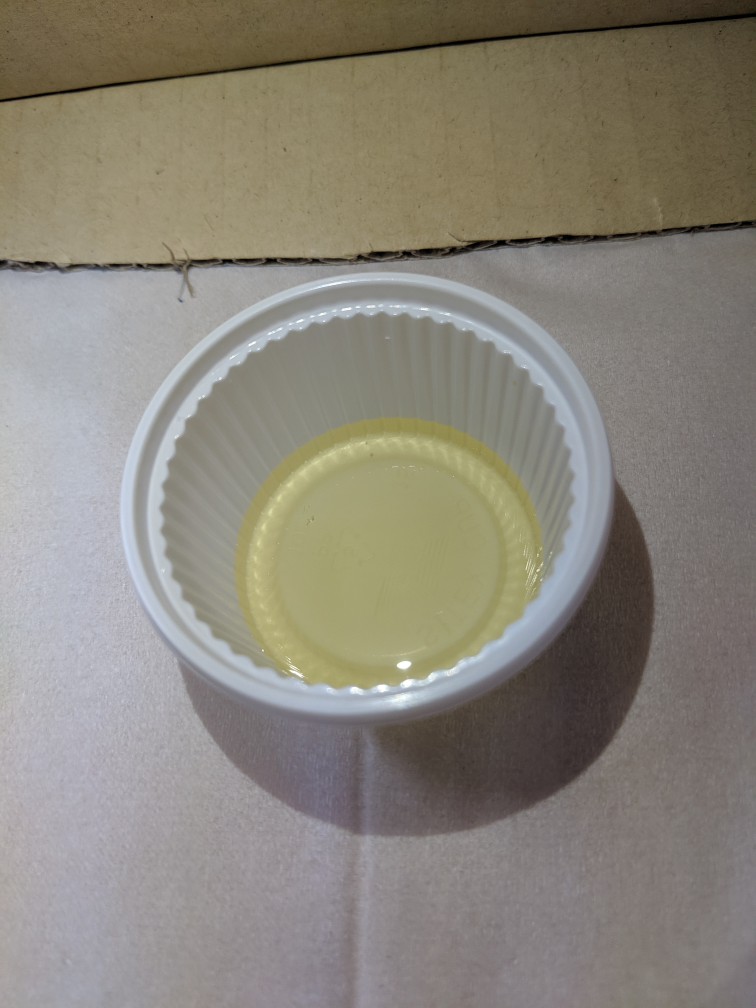
#> input picture data/IMG_20190802_143651.jpg, 3024 x 4032 px, given in place of the camera (shown at 1/4 size)
$ jupyter execute 'Urine Tracking.ipynb'
#> lines starting #> are read from the running program, lines starting #| are printed output that depends on the picture; after the words box and inside, x2 and y2 are one past the last pixel; in counts of white or black regions, pixels touching at a corner belong together
[cell 1]
from collections import deque
from imutils.video import VideoStream
import numpy as np
import cv2
import imutils
import time

[cell 2]
buffer = 64
video = False

#Define the upper and lower boundaries of urine color(yellow)
urineColorThresh = [((0,0,100),(105,40,231),"Light Yellow"),((19,0,134),(65,280,255),"Yellow"),((0,114,0),(80,255,255), "Orange"),
                   ((0,128,0),(35,255,255),"Red"), ((28,40,213),(255,79,255),"Transparent")]

print(urineColorThresh[3][2])


pts = deque(maxlen=buffer)

cap = cv2.VideoCapture(0)
time.sleep(2.0)

[cell 3]
def create_mask(hsvImg,urineColorThresh):
    mask = cv2.inRange(hsvImg,urineColorThresh[0],urineColorThresh[1])
    mask = cv2.erode(mask,None,iterations=2)
    mask = cv2.dilate(mask,None,iterations=2)
    #print(urineColorThresh[0])
    return mask

[cell 4]
while True:
    ret,frame = cap.read()
#> frame is the input picture: shape (4032, 3024, 3); mean B, G, R 122.1, 132.8, 137.9

    #Handle frame from video stream or capture
    #frame = frame[1] if video == False else frame
    if frame is None:
        break

    #resize the frame, blur it, and convert to HSV color space
    frame = imutils.resize(frame,width=600)
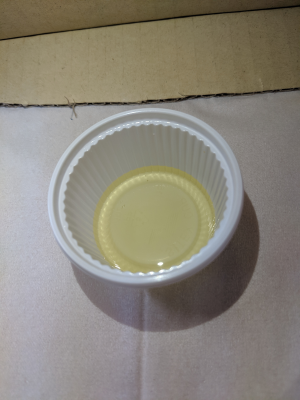
#> frame: shape (800, 600, 3) (shown at 1/2 size); mean B, G, R 122.1, 132.8, 137.9
    blurred = cv2.GaussianBlur(frame,(11,11),0)
    hsv = cv2.cvtColor(frame,cv2.COLOR_BGR2HSV)
#> hsv: shape (800, 600, 3); mean H, S, V 55.6, 40.2, 139.8

    lightYellow_mask = create_mask(hsv,urineColorThresh[0])
#> in create_mask, `mask = cv2.inRange(hsvImg,urineColorThresh[0],urineColorThresh[1])`:
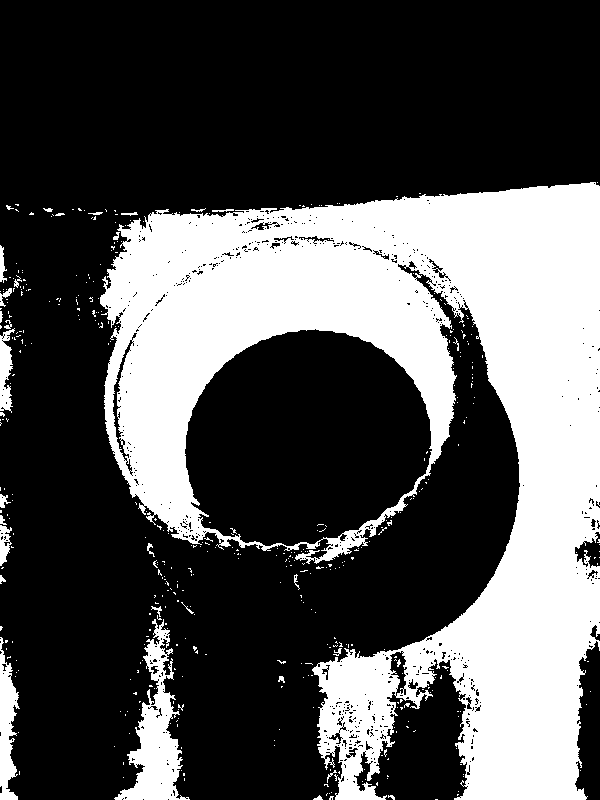
#> mask: shape (800, 600); 32.3% white; 430 white regions (400 under 20 px), largest, box (x1, y1, x2, y2) and area: (100, 182, 600, 800) 144861, (114, 619, 190, 800) 4998, (0, 637, 20, 800) 1865
    yellow_mask = create_mask(hsv,urineColorThresh[1])
#> call 2 of create_mask, with urineColorThresh = ((19, 0, 134), (65, 280, 255), 'Yellow')
#> in create_mask (call 2), `mask = cv2.dilate(mask,None,iterations=2)`:
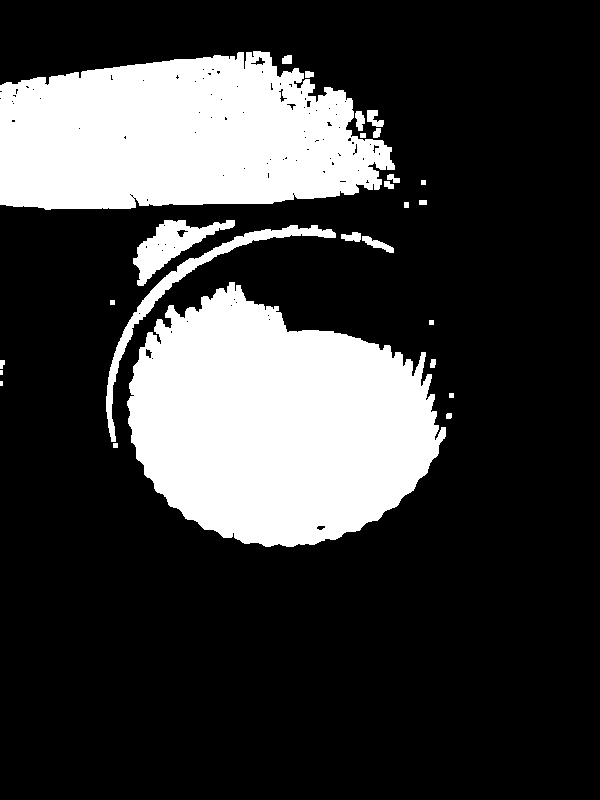
#> mask: shape (800, 600); 23.8% white; 26 white regions (2 under 20 px), largest, box (x1, y1, x2, y2) and area: (127, 282, 446, 547) 58681, (0, 51, 395, 210) 48720, (106, 225, 336, 442) 3154
    orange_mask = create_mask(hsv,urineColorThresh[2])
#> call 3 of create_mask, with urineColorThresh = ((0, 114, 0), (80, 255, 255), 'Orange')
#> in create_mask (call 3), `mask = cv2.dilate(mask,None,iterations=2)`:
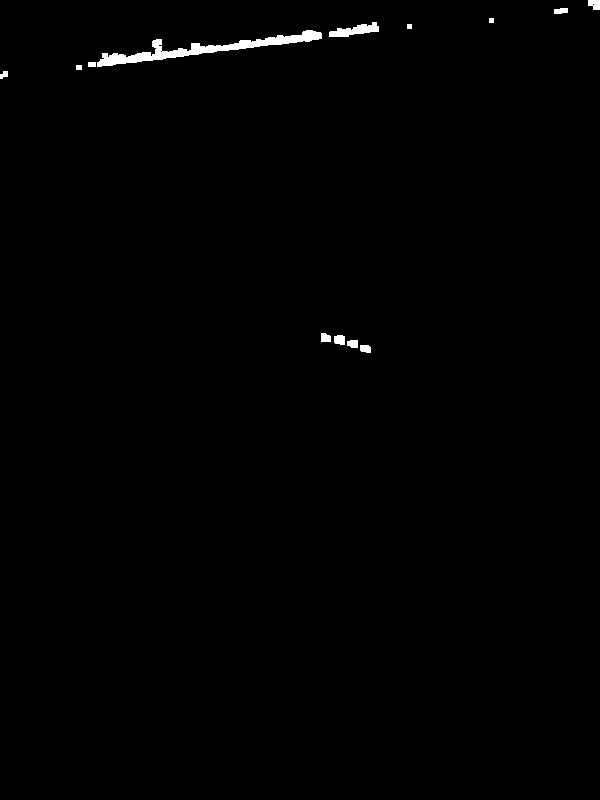
#> mask: shape (800, 600); 0.63% white; 13 white regions, largest, box (x1, y1, x2, y2) and area: (97, 30, 322, 67) 1958, (329, 22, 379, 37) 397, (588, 0, 600, 10) 99
    red_mask = create_mask(hsv,urineColorThresh[3])
#> call 4 of create_mask, with urineColorThresh = ((0, 128, 0), (35, 255, 255), 'Red')
#> in create_mask (call 4), `mask = cv2.inRange(hsvImg,urineColorThresh[0],urineColorThresh[1])`:
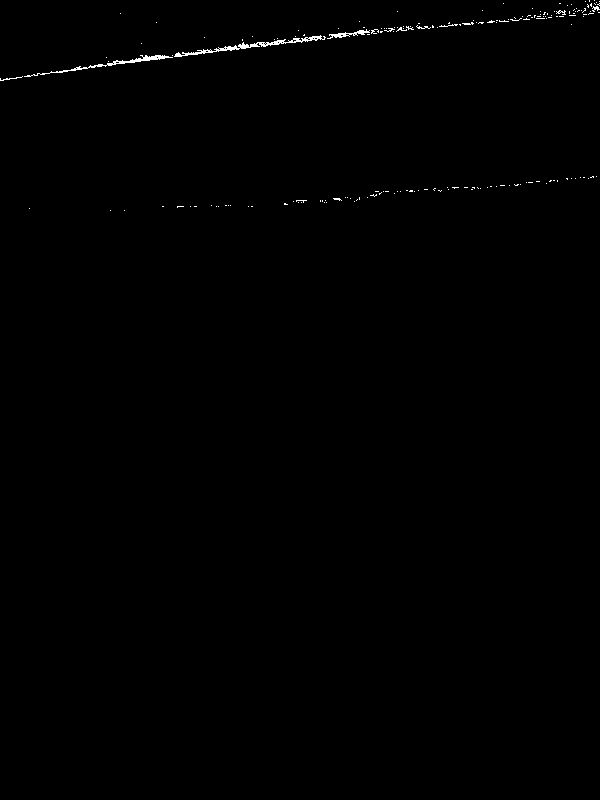
#> mask: shape (800, 600); 0.34% white in thin lines or dots, all inside (x1, y1, x2, y2) = (0, 0, 600, 211)
    transparent_mask = create_mask(hsv,urineColorThresh[4])
#> in create_mask (call 5), `mask = cv2.inRange(hsvImg,urineColorThresh[0],urineColorThresh[1])`:
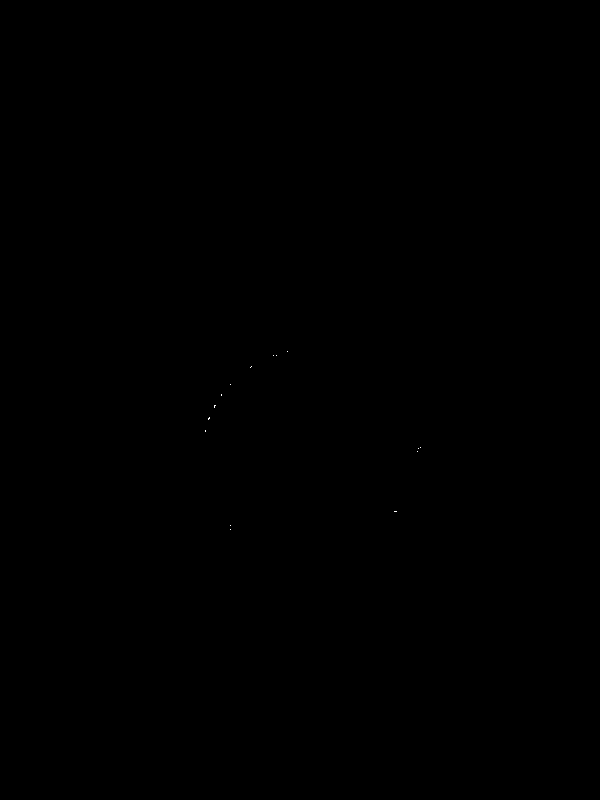
#> mask: shape (800, 600); 0.01% white in thin lines or dots, all inside (x1, y1, x2, y2) = (205, 351, 421, 530)

    mask = lightYellow_mask + yellow_mask + orange_mask + red_mask + transparent_mask
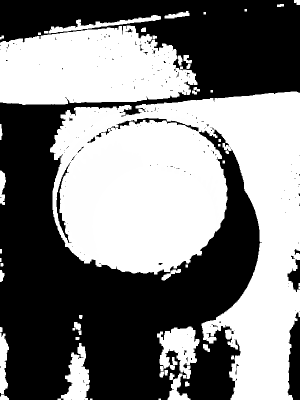
#> mask: shape (800, 600) (shown at 1/2 size); min 0, max 255, mean 126.6
    res = cv2.bitwise_and(frame,frame, mask=mask)
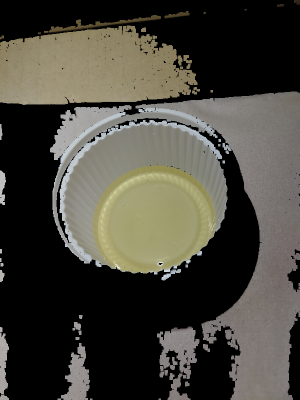
#> res: shape (800, 600, 3) (shown at 1/2 size); mean B, G, R 59.8, 68.4, 70.7

    #find contours in the mask and initialize the current
    #(x,y) center of the balls
    cnts = cv2.findContours(mask.copy(),cv2.RETR_EXTERNAL,cv2.CHAIN_APPROX_SIMPLE)
#> cnts = 54 contours, 10 with area under 20; largest, box (x1, y1, x2, y2) and area: (100, 183, 600, 800) 172954, (0, 51, 395, 210) 48402, (314, 653, 399, 758) 4802, (115, 686, 180, 800) 3454, (97, 30, 322, 67) 1696
    cnts = imutils.grab_contours(cnts)
    center = None

    #only proceed if atleast one contour was found
    if len(cnts) > 0:
        #find the largest contour in the mask, then use it
        #to compute the minimum enclosing circle and centroid
        c = max(cnts,key = cv2.contourArea)
#> c = contour of 1395 points, box (x1, y1, x2, y2) (100, 183, 600, 800), area 172954
        ((x,y),radius) = cv2.minEnclosingCircle(c)
#> x = 385.4; y = 487.6; radius = 369.9
        M = cv2.moments(c)
#> M = moments, m00 172953.5, centre m10/m00, m01/m00 = (382.2, 415)
        center = (int(M["m10"]/M["m00"]),int(M["m01"]/M["m00"]))
#> center = (382, 414)

        #Only proceed if the radius meets a minimum size
        if radius > 10:
            #draw the circle and centroid to the frame
            #then update the list of tracked points
            cv2.circle(frame,(int(x),int(y)), int(radius),
                      (0,255,255),2)
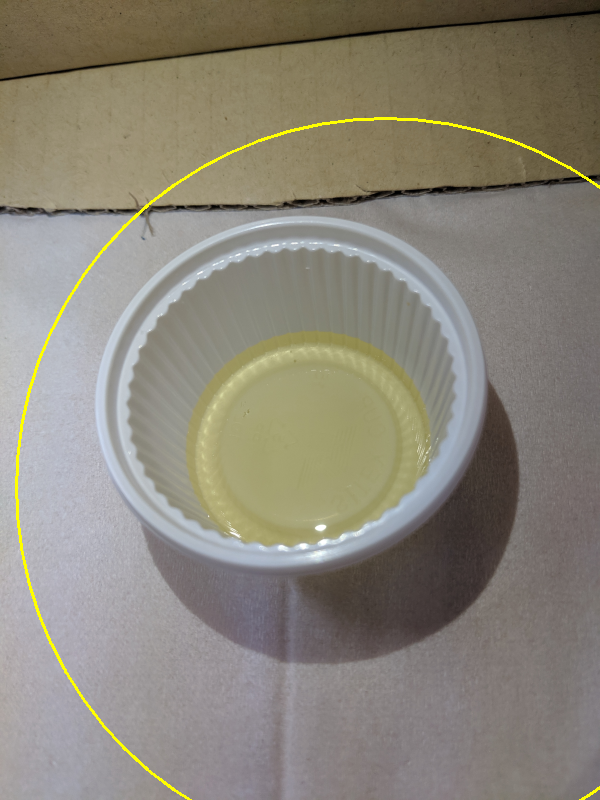
#> frame: shape (800, 600, 3); 0.74% of pixels changed, all inside (x1, y1, x2, y2) = (15, 117, 600, 800)
            cv2.circle(frame,center,5,(0,0,255),-1)
#> frame: shape (800, 600, 3); 0.02% of pixels changed, all inside (x1, y1, x2, y2) = (377, 409, 388, 420)
        pts.appendleft(center)
    # loop over the set of tracked points
    for i in range(1, len(pts)):
        # if either of the tracked points are None, ignore
        # them
        if pts[i - 1] is None or pts[i] is None:
            continue


        # otherwise, compute the thickness of the line and
        # draw the connecting lines
        thickness = int(np.sqrt(buffer / float(i + 1)) * 2.5)
        cv2.line(frame, pts[i - 1], pts[i], (0, 0, 255), thickness)

    # show the frame to our screen
    cv2.imshow("Frame", frame)
    cv2.imshow("Threshold",mask)
    cv2.imshow("Result",res)
    key = cv2.waitKey(1) & 0xFF
#> (key q is pressed here)

    # if the 'q' key is pressed, stop the loop
    if key == ord("q"):
        break

cap.release()
cv2.destroyAllWindows()

$ run again, on data/Piss.jpg
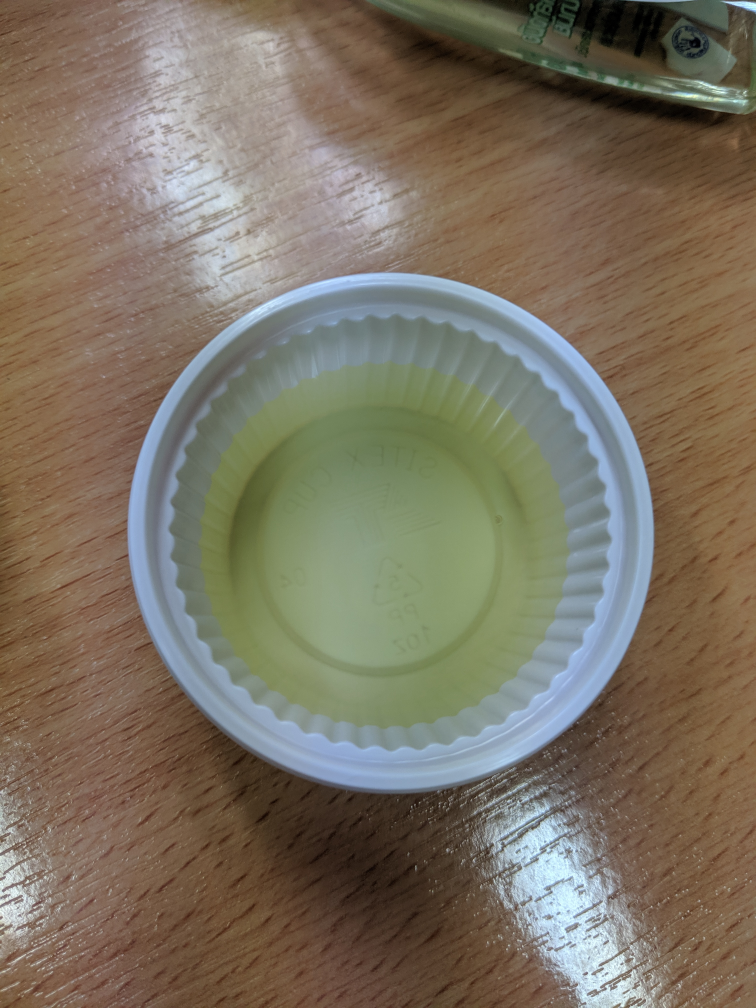
#> input picture data/Piss.jpg, 3024 x 4032 px, given in place of the camera (shown at 1/4 size)
#> frame is the input picture: shape (4032, 3024, 3); mean B, G, R 97.6, 114, 123.7
#> hsv: shape (800, 600, 3); mean H, S, V 35.3, 80.8, 131.1
#> in create_mask, `mask = cv2.inRange(hsvImg,urineColorThresh[0],urineColorThresh[1])`:
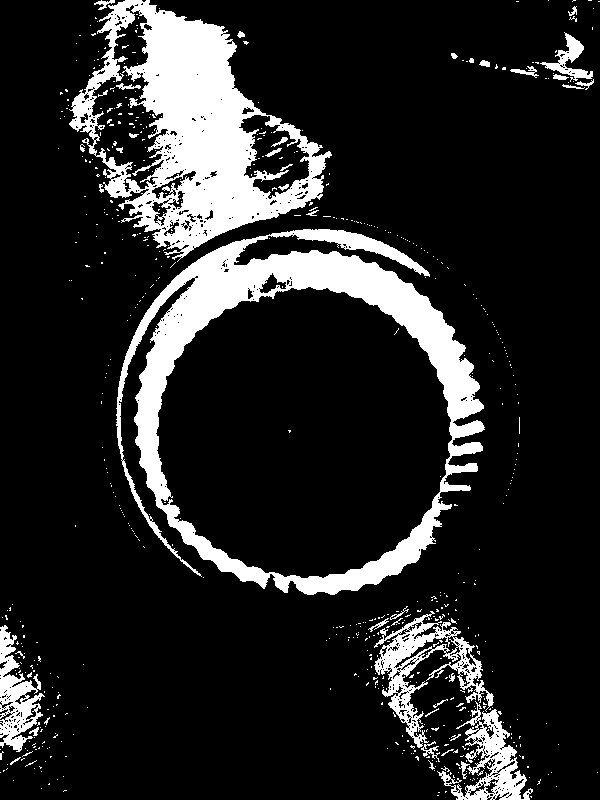
#> mask: shape (800, 600); 14.7% white; 614 white regions (573 under 20 px), largest, box (x1, y1, x2, y2) and area: (116, 229, 485, 595) 29772, (69, 0, 332, 262) 27039, (374, 611, 494, 748) 4291
#> cnts = 142 contours, 29 with area under 20; largest, box (x1, y1, x2, y2) and area: (119, 239, 484, 595) 92674, (120, 561, 402, 800) 30680, (131, 2, 323, 258) 19306, (284, 8, 600, 189) 17442, (510, 331, 600, 647) 16676
#> c = contour of 802 points, box (x1, y1, x2, y2) (119, 239, 484, 595), area 92674
#> x = 300.9; y = 414.5; radius = 186.5
#> M = moments, m00 92674, centre m10/m00, m01/m00 = (301.6, 416.8)
#> center = (301, 416)
#> `cv2.circle(frame,(int(x),int(y)), int(radius), (0,255,255),2)`:
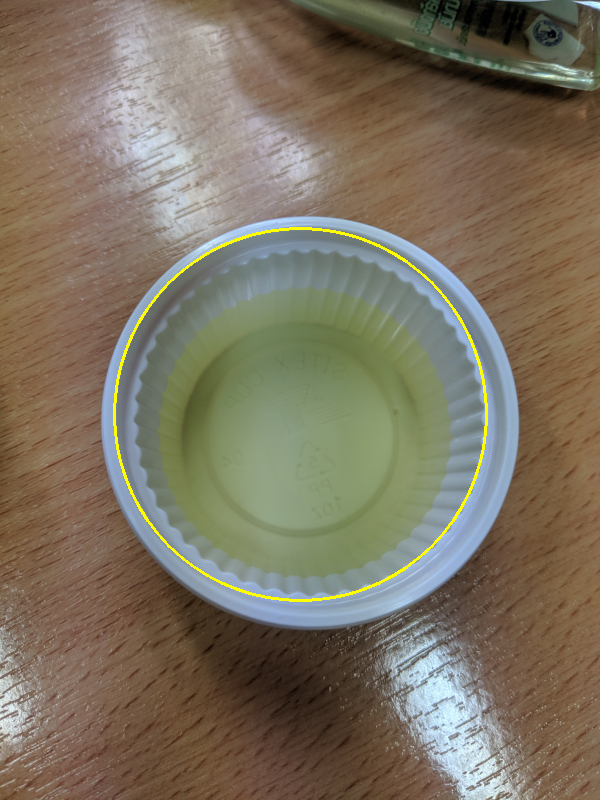
#> frame: shape (800, 600, 3); mean B, G, R 96.4, 114.7, 124.6

$ run again, on data/Piss2.jpg
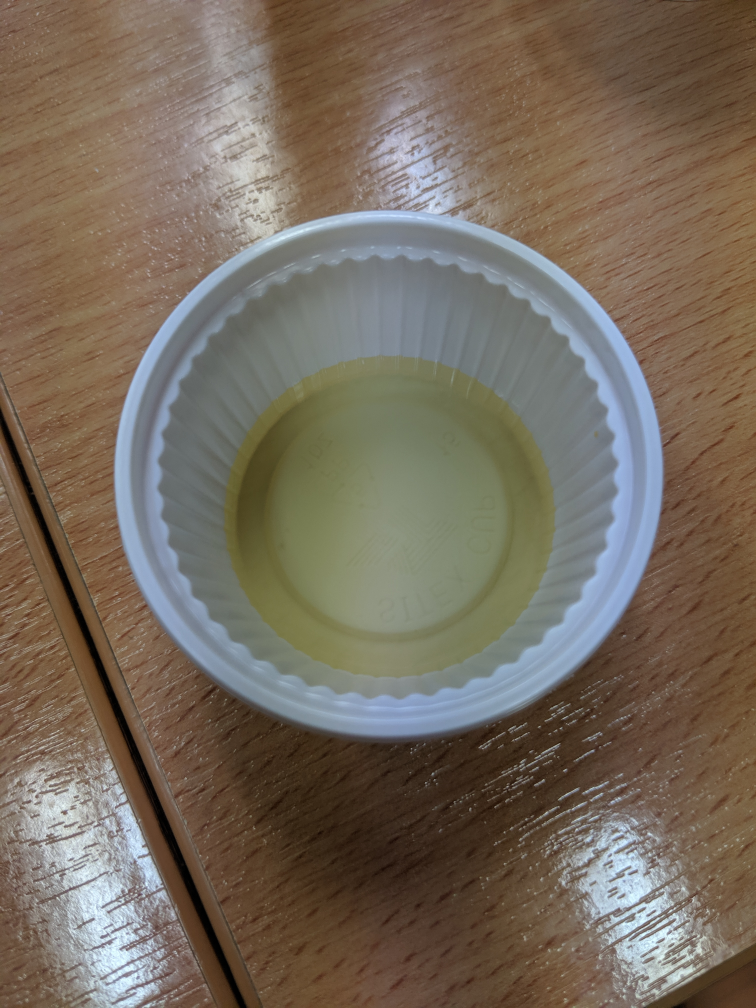
#> input picture data/Piss2.jpg, 3024 x 4032 px, given in place of the camera (shown at 1/4 size)
#> frame is the input picture: shape (4032, 3024, 3); mean B, G, R 92.9, 107, 119
#> hsv: shape (800, 600, 3); mean H, S, V 35.4, 81.2, 124.3
#> in create_mask, `mask = cv2.inRange(hsvImg,urineColorThresh[0],urineColorThresh[1])`:
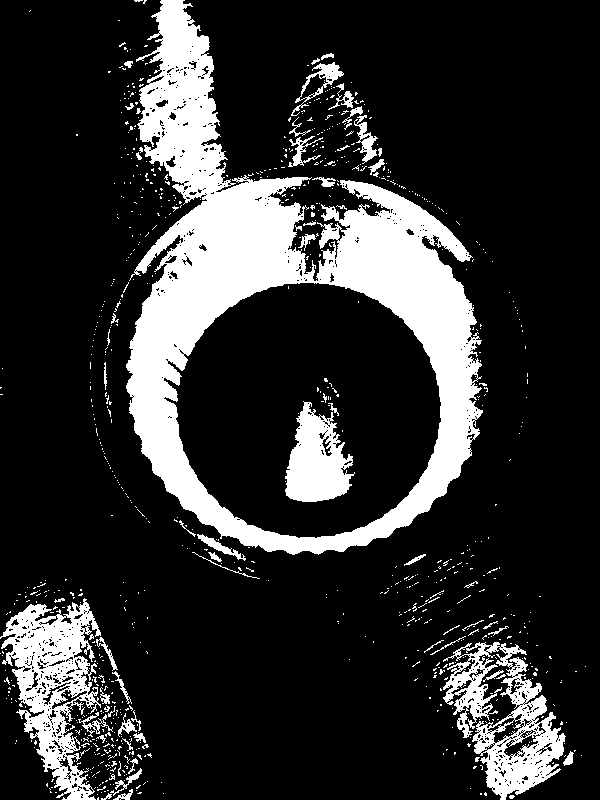
#> mask: shape (800, 600); 18.7% white; 861 white regions (799 under 20 px), largest, box (x1, y1, x2, y2) and area: (126, 0, 483, 555) 60687, (0, 598, 101, 800) 9205, (443, 642, 566, 800) 7819
#> cnts = 168 contours, 30 with area under 20; largest, box (x1, y1, x2, y2) and area: (0, 334, 486, 800) 59018, (127, 0, 479, 554) 57150, (251, 370, 385, 503) 12006, (545, 343, 600, 613) 9372, (211, 0, 285, 133) 5770
#> c = contour of 1895 points, box (x1, y1, x2, y2) (0, 334, 486, 800), area 59018
#> x = 226; y = 566.5; radius = 324.2
#> M = moments, m00 59018, centre m10/m00, m01/m00 = (265.3, 653.4)
#> center = (265, 653)
#> `cv2.circle(frame,(int(x),int(y)), int(radius), (0,255,255),2)`:
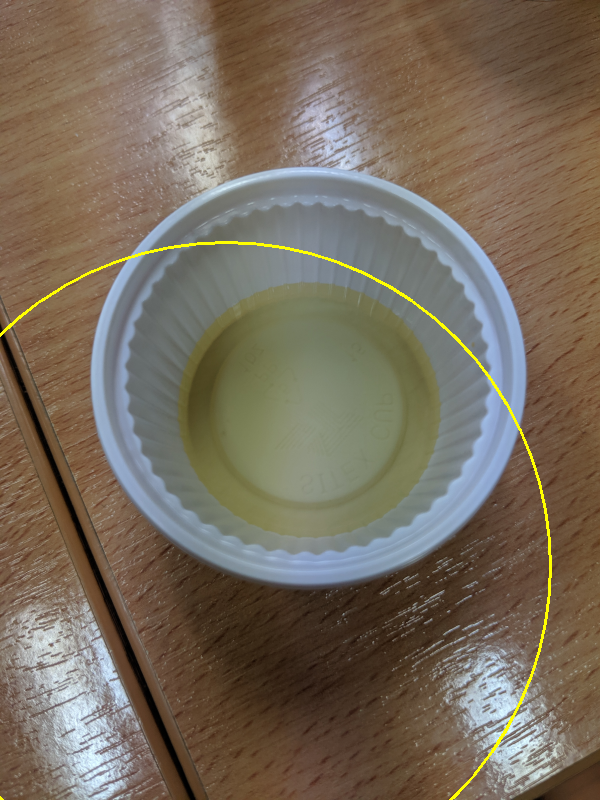
#> frame: shape (800, 600, 3); mean B, G, R 92.2, 107.9, 119.8
